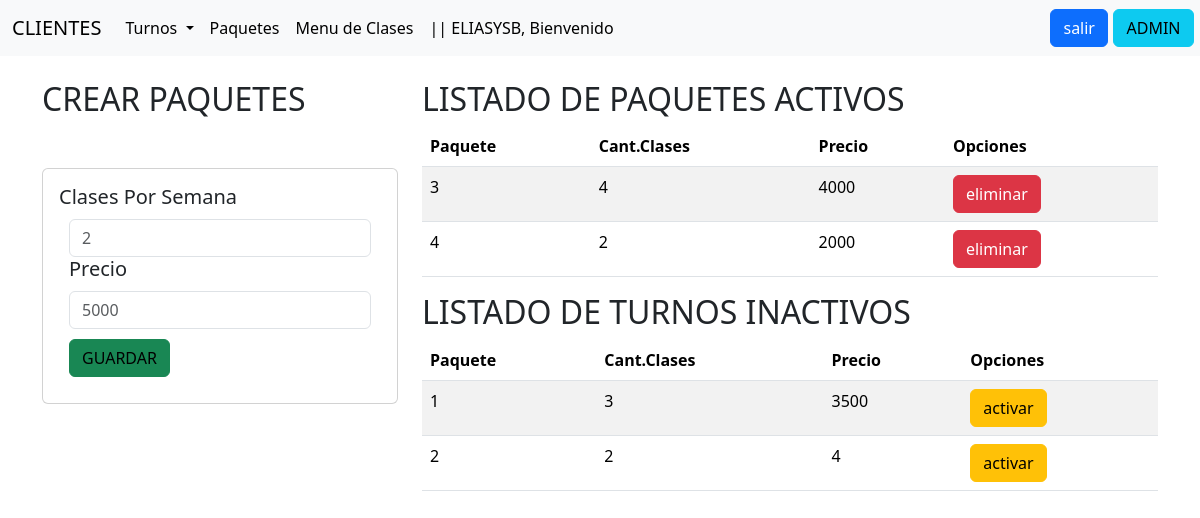
Screenshot of /Paquetes/ (signed in) with the database file from the repository.
### Aplicaciones/Paquetes/models.py (models this page shows, shortened)
class Paquete(models.Model):
    id_paquete = models.AutoField(primary_key=True)
    cant_clas_sem = models.IntegerField()
    precio_paquete = models.IntegerField()
    fechaCaducidad_paquete = models.DateField(null=True, blank=True)

### Aplicaciones/Paquetes/views.py (the view)
# urls.py: path('Paquetes/', views.Paquetes),
@login_required
def Paquetes (request):
    paquete= Paquete.objects.all()
    paquetes_inactivos= Paquete.objects.exclude(fechaCaducidad_paquete=None)
    paquetes_activos=Paquete.objects.filter(fechaCaducidad_paquete=None)
    return render(request, "Paquetes.html", {"paquetes": paquete,"paquetes_activos":paquetes_activos,"paquetes_inactivos":paquetes_inactivos})

### Aplicaciones/Paquetes/templates/Paquetes.html (shortened to what this page needs)
{% extends "base.html" %}
{% block body %}
<div class="row">
    <div class="col-md-6 col-lg-4 col-xl-4 col-sm-12">
        <h2>CREAR PAQUETES</h2>
        <div class="card" style="margin-top: 14%;">
            <div class="card-body">
                <form action="/registrarPaquete/" method="POST"> {% csrf_token %}
                    <h5>Clases Por Semana</h5>
                    <div class="form-group">
                        <input type="number" id="numClases" name="numClases" class="form-control" placeholder="2" required>
                    <h5>Precio</h5>
                    </div>
                    <div class="form-group">
                        <input type="number" id="numPrecio" name="numPrecio" class="form-control" placeholder="5000"  required>
                    </div>
                    <div class="form-group">
                        <button type="submit" class="btn btn-block btn-success text-black">GUARDAR</button>
                    </div>
                </form>
            </div>
        </div>
    </div>
    <div class="col-md-6 col-lg-8 col-xl-8 col-sm-12">
        <div class="table-responsive">
            <h2>LISTADO DE PAQUETES ACTIVOS</h2>
            <table class="table table-striped">
                <thead>
                    <tr>
                        <th>Paquete</th>
                        <th>Cant.Clases</th>
                        <th>Precio</th>
                        <th>Opciones</th>
                    </tr>
                </thead>
                <tbody>
                    {% for i in paquetes_activos %}
                        <tr>
                            <td>{{i.id_paquete}}</td>
                            <td>{{i.cant_clas_sem}}</td>
                            <td>{{i.precio_paquete}}</td>
                            <td><a href="eliminarPaquete/{{i.id_paquete}}"  class="btn btn-danger">eliminar</a></td>
                        </tr>
                    {% endfor %}
                </tbody>
            </table>
            <h2>LISTADO DE TURNOS INACTIVOS</h2>
            <table class="table table-striped">
                <thead>
                    <tr>
                        <th>Paquete</th>
                        <th>Cant.Clases</th>
                        <th>Precio</th>
                        <th>Opciones</th>
                    </tr>
                </thead>
                <tbody>
                    {% for i in paquetes_inactivos %}
                        <tr>
                            <td>{{i.id_paquete}}</td>
                            <td>{{i.cant_clas_sem}}</td>
                            <td>{{i.precio_paquete}}</td>
                            <td><a href="activarPaquete/{{i.id_paquete}}"  class="btn btn-warning">activar</a></td>
                        </tr>
                    {% endfor %}
                </tbody>
            </table>
        </div>
    </div>
</div>
{% endblock %}

### Aplicaciones/clientes/templates/base.html (shortened to what this page needs)
<!DOCTYPE html>
<html lang="en">
<head>
    <link href="https://cdn.jsdelivr.net/npm/bootstrap@5.3.3/dist/css/bootstrap.min.css" rel="stylesheet">
</head>
<body>
    <nav class="navbar navbar-expand-lg bg-body-tertiary">
        <div class="container-fluid">
          <a class="navbar-brand" href="http://127.0.0.1:8000">CLIENTES</a>
          <div class="collapse navbar-collapse" id="navbarSupportedContent">
            <ul class="navbar-nav me-auto mb-2 mb-lg-0">
              <li class="nav-item dropdown">
                <a class="nav-link dropdown-toggle active dropdown-toggle" href="#" id="navbarDropdown" role="button" data-bs-toggle="dropdown" aria-expanded="false">
                  Turnos
                </a>
              </li>
              <li class="nav-item">
                <a class="nav-link active" aria-current="page" href="/Paquetes/">Paquetes</a>
              </li>
              <li class="nav-item">
                <a class="nav-link active" aria-current="page" href="/menuClases/">Menu de Clases</a>
              </li>
              {% if request.user.is_authenticated %}
              <li class="nav-item">
                <a class="nav-link active" aria-current="page" >|| {{ user.username | upper }}, Bienvenido</a>
              </li>
              {% endif %}
            </ul>
            <div class="d-flex">
              <form action="/accounts/logout/" method="post" style="padding-right: 4%;">
                <button type="submit" class="btn btn-primary">salir</button>
              </form>
              <a class="btn btn-info" aria-current="page" href="/admin/">ADMIN</a>
            </div>
          </div>
        </div>
    </nav>
    <div class="container py-4">
        {% block body %}
        {% endblock %}
    </div>
</body>
</html>

### Aplicaciones/clientes/templates/base.html (style rules this page uses)
.form-group { margin: 10px; }

### rows the page displays
Paquete: id_paquete "3", cant_clas_sem "4", precio_paquete "4000"
Paquete: id_paquete "4", cant_clas_sem "2", precio_paquete "2000"
Paquete: id_paquete "1", cant_clas_sem "3", precio_paquete "3500"
Paquete: id_paquete "2", cant_clas_sem "2", precio_paquete "4"

### other values shown
{{ user.username | upper }} "ELIASYSB"
